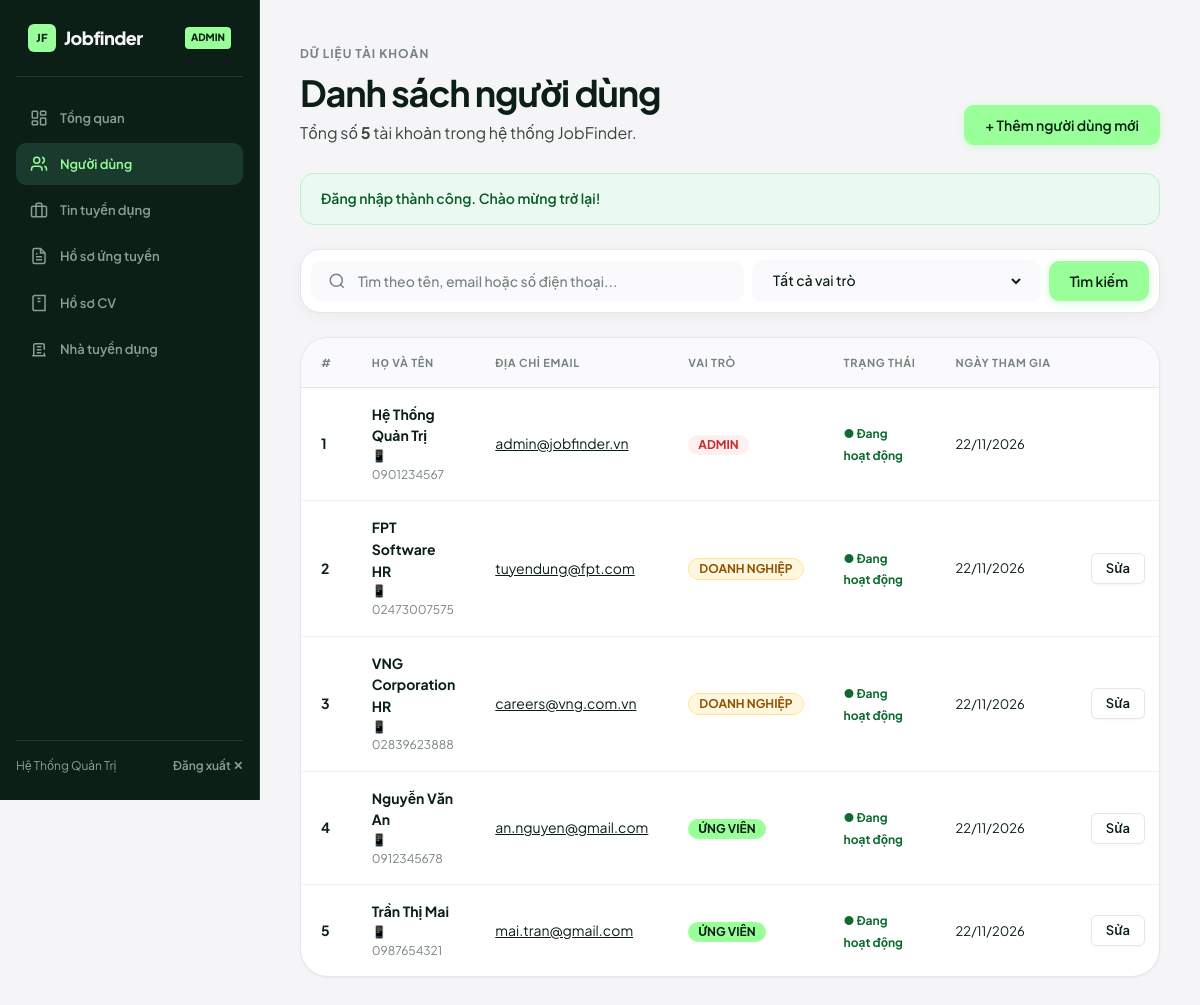
The page /admin/users.php (signed in) on the database its author committed.
### tables this page shows
CREATE TABLE `users` (
  `id` INT AUTO_INCREMENT PRIMARY KEY,
  `name` VARCHAR(100) NOT NULL,
  `email` VARCHAR(100) NOT NULL UNIQUE,
  `role` ENUM('candidate', 'employer', 'admin') NOT NULL DEFAULT 'candidate',
  `password` VARCHAR(255) NOT NULL,
  `phone` VARCHAR(20) NULL,
  `avatar` VARCHAR(255) NULL,
  `is_active` TINYINT(1) NOT NULL DEFAULT 1,
  `created_at` TIMESTAMP DEFAULT CURRENT_TIMESTAMP
);

### admin/users.php (the view, shortened to what this page needs)
<?php
require_once '../config/database.php';
$admin_id = (int)$_SESSION['user_id'];
$role_filter = $_GET['role'] ?? 'all';
$search = trim($_GET['search'] ?? '');
$sql = "SELECT * FROM users WHERE 1=1";
$params = [];
$sql .= " ORDER BY created_at DESC";
$stmt = $pdo->prepare($sql);
$stmt->execute($params);
$users = $stmt->fetchAll();
$total_count = count($users);
?>
<!DOCTYPE html>
<html lang="vi">
<head>
    <link rel="stylesheet" href="../assets/css/style.css">
</head>
<body>
<div class="portal-layout">
    <?php include '../includes/admin-sidebar.php'; ?>
    <main class="portal-main">
        <div class="section-header" style="margin-bottom:28px;">
            <div>
                <span class="section-eyebrow">Dữ liệu tài khoản</span>
                <h1 class="section-title">Danh sách người dùng</h1>
                <p class="section-desc">Tổng số <strong><?= $total_count ?></strong> tài khoản trong hệ thống JobFinder.</p>
            </div>
            <a href="user-create.php" class="btn btn-primary">+ Thêm người dùng mới</a>
        </div>
        <?php if (!empty($_SESSION['flash_message'])): ?>
            <div class="flash-bar flash--<?= $_SESSION['flash_type'] ?? 'success' ?>">
                <?= htmlspecialchars($_SESSION['flash_message']) ?>
            </div>
        <?php endif; ?>
        <div class="smart-search-card" style="margin-bottom:24px;">
            <form method="GET" class="search-form-row" style="grid-template-columns: 1.5fr 1fr auto;">
                <div class="search-field">
                    <svg width="18" height="18" viewBox="0 0 24 24" fill="none" stroke="currentColor" stroke-width="2"><circle cx="11" cy="11" r="8"/><line x1="21" y1="21" x2="16.65" y2="16.65"/></svg>
                    <input type="text" name="search" class="search-input" placeholder="Tìm theo tên, email hoặc số điện thoại..." value="<?= htmlspecialchars($search) ?>">
                </div>
                <div class="search-field">
                    <select name="role" class="search-select">
                        <option value="all" <?= ($role_filter === 'all') ? 'selected' : '' ?>>Tất cả vai trò</option>
                    </select>
                </div>
                <div style="display:flex; gap:8px;">
                    <button type="submit" class="btn btn-primary">Tìm kiếm</button>
                </div>
            </form>
        </div>
        <div class="table-card">
            <div class="table-responsive">
                <table class="data-table">
                    <thead>
                        <tr>
                            <th style="width:50px;">#</th>
                            <th>Họ và tên</th>
                            <th>Địa chỉ Email</th>
                            <th>Vai trò</th>
                            <th>Trạng thái</th>
                            <th>Ngày tham gia</th>
                            <th style="text-align:right;">Thao tác</th>
                        </tr>
                    </thead>
                    <tbody>
                        <?php if (!empty($users)): ?>
                            <?php foreach ($users as $i => $u): ?>
                                <tr>
                                    <td class="text-muted" style="font-weight:700;"><?= $i + 1 ?></td>
                                    <td>
                                        <div style="font-weight:700; color:var(--ink);">
                                            <?= htmlspecialchars($u['name']) ?>
                                        </div>
                                        <?php if (!empty($u['phone'])): ?>
                                            <div style="font-size:12px; color:var(--muted);">📱 <?= htmlspecialchars($u['phone']) ?></div>
                                        <?php endif; ?>
                                    </td>
                                    <td>
                                        <a href="mailto:<?= htmlspecialchars($u['email']) ?>" style="text-decoration:underline;">
                                            <?= htmlspecialchars($u['email']) ?>
                                        </a>
                                    </td>
                                    <td>
                                        <?php if ($u['role'] === 'admin'): ?>
                                            <span class="badge badge--danger">ADMIN</span>
                                        <?php elseif ($u['role'] === 'employer'): ?>
                                            <span class="badge badge--employer">DOANH NGHIỆP</span>
                                        <?php else: ?>
                                            <span class="badge badge--active">ỨNG VIÊN</span>
                                        <?php endif; ?>
                                    </td>
                                    <td>
                                        <?php if ((int)$u['is_active'] === 1): ?>
                                            <span style="color:var(--status-success-text); font-weight:700; font-size:12px;">● Đang hoạt động</span>
                                        <?php else: ?>
                                            <span style="color:var(--status-danger-text); font-weight:700; font-size:12px;">● Đã tạm khóa</span>
                                        <?php endif; ?>
                                    </td>
                                    <td class="text-muted text-sm">
                                        <?= date('d/m/Y', strtotime($u['created_at'])) ?>
                                    </td>
                                    <td style="text-align:right;">
                                        <div style="display:flex; justify-content:flex-end; gap:6px;">
                                            <a href="user-edit.php?id=<?= (int)$u['id'] ?>" class="btn btn-secondary btn-sm">Sửa</a>
                                            <?php if ((int)$u['id'] !== $admin_id): ?>
                                                <form method="POST" style="display:inline;">
                                                    <button type="submit" class="btn btn-ghost btn-sm" style="font-size:12px;">
                                                    </button>
                                                </form>
                                            <?php endif; ?>
                                        </div>
                                    </td>
                                </tr>
                            <?php endforeach; ?>
                        <?php endif; ?>
                    </tbody>
                </table>
            </div>
        </div>
    </main>
</div>
</body>
</html>

### rows shown on the page
users: name "Hệ Thống Quản Trị", phone "0901234567", email "admin@jobfinder.vn", role "ADMIN", is_active "● Đang hoạt động", created_at "22/11/2026"
users: name "FPT Software HR", phone "02473007575", email "tuyendung@fpt.com", role "DOANH NGHIỆP", is_active "● Đang hoạt động", created_at "22/11/2026"
users: name "VNG Corporation HR", phone "02839623888", email "careers@vng.com.vn", role "DOANH NGHIỆP", is_active "● Đang hoạt động", created_at "22/11/2026"
users: name "Nguyễn Văn An", phone "0912345678", email "an.nguyen@gmail.com", role "ỨNG VIÊN", is_active "● Đang hoạt động", created_at "22/11/2026"
users: name "Trần Thị Mai", phone "0987654321", email "mai.tran@gmail.com", role "ỨNG VIÊN", is_active "● Đang hoạt động", created_at "22/11/2026"

### other values the page prints
$_SESSION['user_name'] "Hệ Thống Quản Trị"
$total_count "5"
$_SESSION['flash_message'] "Đăng nhập thành công. Chào mừng trở lại!"
